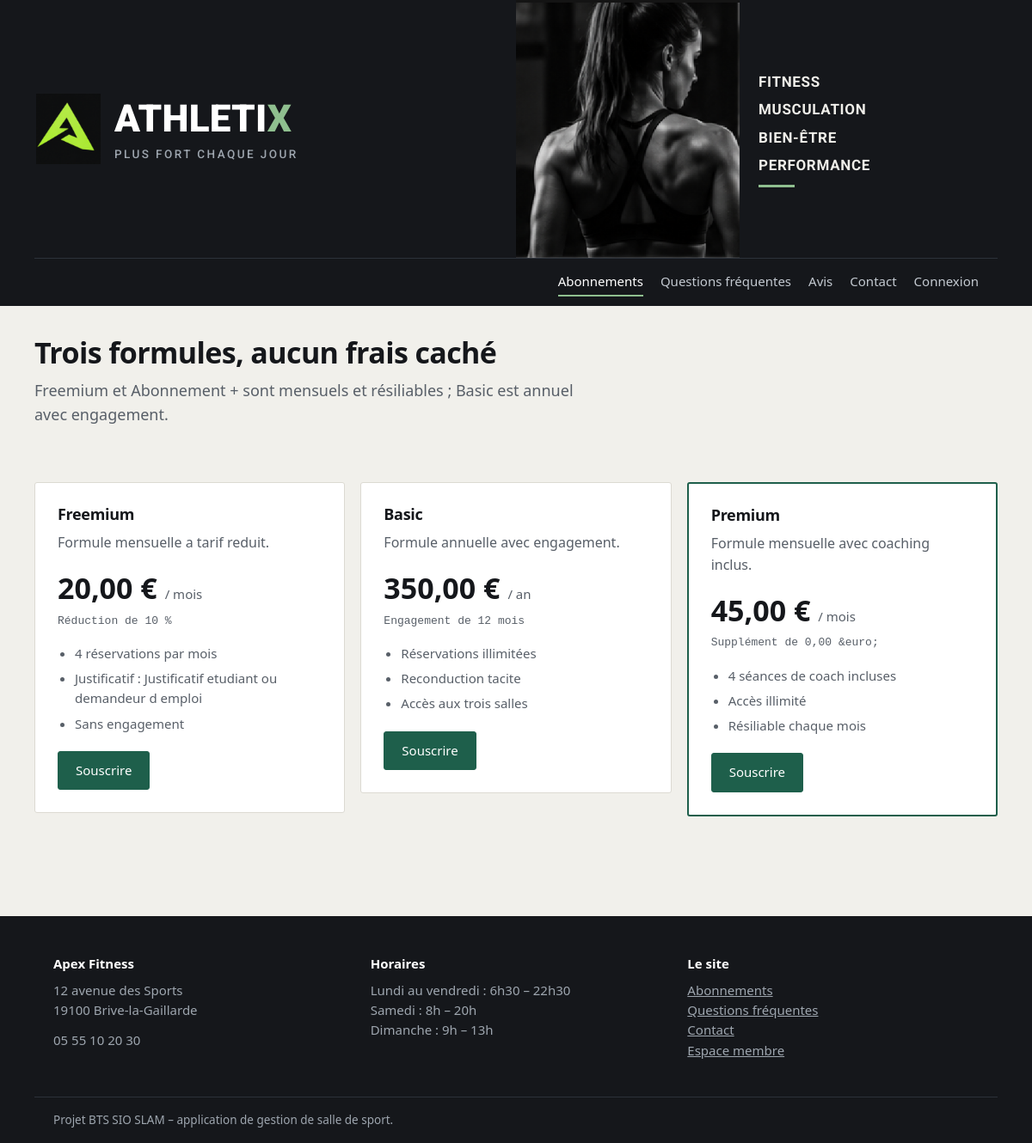
Page /index.php?route=abonnement/catalogue.php on the committed database.
### tables this page shows
CREATE TABLE abonnement (
  Numabo               INT AUTO_INCREMENT PRIMARY KEY,
  libelle_abo          VARCHAR(60) NOT NULL,
  description_abo      TEXT,
  date_mise_en_service DATE NOT NULL,
  actif_abo            BOOLEAN NOT NULL DEFAULT 1,
  Numoffre             INT NOT NULL,
  FOREIGN KEY (Numoffre) REFERENCES offre(Numoffre)
);

CREATE TABLE freemium (
  Numoffre                 INT PRIMARY KEY,
  prix_mensuel_reduit      DECIMAL(6,2) NOT NULL,
  taux_reduction           DECIMAL(5,2) NOT NULL,
  justificatif_requis      VARCHAR(120) NOT NULL,
  nb_reservations_max_mois INT NOT NULL,
  FOREIGN KEY (Numoffre) REFERENCES offre(Numoffre) ON DELETE CASCADE
);

CREATE TABLE basic (
  Numoffre              INT PRIMARY KEY,
  prix_annuel           DECIMAL(7,2) NOT NULL,
  duree_engagement_mois INT NOT NULL DEFAULT 12,
  reconduction_tacite   BOOLEAN NOT NULL DEFAULT 1,
  FOREIGN KEY (Numoffre) REFERENCES offre(Numoffre) ON DELETE CASCADE
);

CREATE TABLE abonnement_plus (
  Numoffre               INT PRIMARY KEY,
  prix_mensuel_plus      DECIMAL(6,2) NOT NULL,
  supplement_mensuel     DECIMAL(6,2) NOT NULL,
  seances_coach_incluses INT NOT NULL,
  acces_illimite         BOOLEAN NOT NULL DEFAULT 1,
  FOREIGN KEY (Numoffre) REFERENCES offre(Numoffre) ON DELETE CASCADE
);

### abonnement/catalogue.php (called while the page is built, shortened)
<?php
require_once __DIR__ . '/../config/function.php';
require_once __DIR__ . '/controller/AbonnementController.php';
$controller = new AbonnementController();
$offres = $controller->getAll();
$aboCourant = a_role('ADHERENT') ? $controller->get((int) utilisateur()['NumUsers']) : null;
$pageActive = 'abonnements';
require __DIR__ . '/view/catalogue.php';

### public/index.php (called while the page is built, shortened)
<?php
require_once __DIR__ . '/../config/function.php';
$requestPath = parse_url($_SERVER['REQUEST_URI'] ?? '/', PHP_URL_PATH);
$queryRoute = $_GET['route'] ?? null;
$requestPath = rawurldecode($requestPath);
$route = $queryRoute !== null ? rawurldecode($queryRoute) : trim($requestPath, '/');
$page = realpath(__DIR__ . '/' . $pages[$route]);
require $page;

### config/function.php (called while the page is built, shortened)
<?php
function db(): PDO
{
    static $pdo = null;
    if ($pdo === null) {
        $dsn = sprintf('mysql:host=%s;port=%d;dbname=%s;charset=utf8mb4', DB_HOST, DB_PORT, DB_NAME);
        try {
            $pdo = new PDO($dsn, DB_USER, DB_PASS, [
                PDO::ATTR_ERRMODE => PDO::ERRMODE_EXCEPTION,
                PDO::ATTR_DEFAULT_FETCH_MODE => PDO::FETCH_ASSOC,
                PDO::ATTR_EMULATE_PREPARES => false,
            ]);
        } catch (PDOException $exception) {
            http_response_code(500);
            exit('Connexion à la base impossible. Vérifiez config/config.php. Détail : ' . $exception->getMessage());
        }
    }
    return $pdo;
}
function e(?string $value): string
{
    return htmlspecialchars((string) $value, ENT_QUOTES | ENT_SUBSTITUTE, 'UTF-8');
}
function url(string $path): string
{
    $base = APP_BASE;
    if ($base === '') {
        $publicRoot = realpath(__DIR__ . '/../public');
        $webRoot = isset($_SERVER['DOCUMENT_ROOT']) ? realpath($_SERVER['DOCUMENT_ROOT']) : false;
        if ($publicRoot !== false && $webRoot !== false) {
            $webRoot = rtrim($webRoot, DIRECTORY_SEPARATOR);
        }
    }
    $base = rtrim($base, '/');
    $urlParts = parse_url($path);
    $route = ltrim($urlParts['path'] ?? '', '/');
    $query = [];
    if (isset($urlParts['query'])) {
        parse_str($urlParts['query'], $query);
    }
    if ($route === '') {
        return $base . '/';
    }
    if (str_starts_with($route, 'assets/')) {
        $assetUrl = $base . '/' . $route;
        return $assetUrl . (isset($urlParts['query']) ? '?' . $urlParts['query'] : '');
    }
    return $base . '/index.php?' . http_build_query(['route' => $route] + $query);
}
function euros(float|string|null $amount): string
{
    return number_format((float) $amount, 2, ',', ' ') . ' &euro;';
}
function connecte(): bool
{
    return isset($_SESSION['user']);
}
function a_role(string $role): bool
{
    return connecte() && in_array($role, $_SESSION['user']['roles'], true);
}

### abonnement/controller/AbonnementController.php (called while the page is built, shortened)
<?php
final class AbonnementController
{
    public function getAll(): array
    {
        return db()->query(
            'SELECT ab.*, o.type_offre AS type_abo,
                    f.prix_mensuel_reduit,
                    f.taux_reduction,
                    f.justificatif_requis,
                    f.nb_reservations_max_mois,
                    b.prix_annuel,
                    b.duree_engagement_mois,
                    b.reconduction_tacite,
                    p.prix_mensuel_plus,
                    p.supplement_mensuel,
                    p.seances_coach_incluses,
                    p.acces_illimite
             FROM abonnement ab
             INNER JOIN offre o ON o.Numoffre = ab.Numoffre
             LEFT JOIN freemium f ON f.Numoffre = ab.Numoffre
             LEFT JOIN basic b ON b.Numoffre = ab.Numoffre
             LEFT JOIN abonnement_plus p ON p.Numoffre = ab.Numoffre
             WHERE ab.actif_abo = 1 ORDER BY ab.Numabo'
        )->fetchAll();
    }
}

### abonnement/view/catalogue.php (the view)
<?php $offres = $offres ?? []; $aboCourant = $aboCourant ?? null; require __DIR__ . '/../../layout/header.php'; ?>
<div class="wrap page-head"><h1>Trois formules, aucun frais caché</h1><p class="lead">Freemium et Abonnement + sont mensuels et résiliables ; Basic est annuel avec engagement.</p></div>
<div class="wrap section"><div class="offres">
<?php foreach ($offres as $offre):
  $courant = $aboCourant !== null && $aboCourant === (int) $offre['Numabo'];
  if ($offre['type_abo'] === 'FREEMIUM') {
    $prix = euros($offre['prix_mensuel_reduit']) . ' <small>/ mois</small>';
    $detail = 'Réduction de ' . (int) $offre['taux_reduction'] . ' %';
    $points = [(int) $offre['nb_reservations_max_mois'] . ' réservations par mois', 'Justificatif : ' . $offre['justificatif_requis'], 'Sans engagement'];
  } elseif ($offre['type_abo'] === 'BASIC') {
    $prix = euros($offre['prix_annuel']) . ' <small>/ an</small>';
    $detail = 'Engagement de ' . (int) $offre['duree_engagement_mois'] . ' mois';
    $points = ['Réservations illimitées', $offre['reconduction_tacite'] ? 'Reconduction tacite' : 'Sans reconduction', 'Accès aux trois salles'];
  } else {
    $prix = euros($offre['prix_mensuel_plus']) . ' <small>/ mois</small>';
    $detail = 'Supplément de ' . euros($offre['supplement_mensuel']);
    $points = [(int) $offre['seances_coach_incluses'] . ' séances de coach incluses', $offre['acces_illimite'] ? 'Accès illimité' : 'Accès limité', 'Résiliable chaque mois'];
  }
?>
<article class="offre <?= $offre['type_abo'] === 'PLUS' ? 'vedette' : '' ?>"><h3><?= e($offre['libelle_abo']) ?></h3><p class="muted"><?= e($offre['description_abo']) ?></p><div class="prix"><?= $prix ?></div><p class="mono"><?= e($detail) ?></p><ul><?php foreach ($points as $point): ?><li><?= e($point) ?></li><?php endforeach; ?></ul>
<?php if ($courant): ?><span class="tag tag-ok">Votre formule actuelle</span><?php elseif (a_role('ADHERENT')): ?><a class="btn btn-ghost" href="<?= url('paiement/payer.php?switch=1') ?>">Changer de formule</a><?php else: ?><a class="btn btn-vert" href="<?= url('message_contact/index.php?sujet=' . urlencode('Inscription : ' . $offre['libelle_abo'])) ?>">Souscrire</a><?php endif; ?></article>
<?php endforeach; ?></div></div>
<?php require __DIR__ . '/../../layout/footer.php'; ?>

### layout/header.php (shortened to what this page needs)
<?php
require_once __DIR__ . '/../config/function.php';
$pageActive = $pageActive ?? '';
$pagesCss = [
	'accueil' => 'index.css',
	'abonnements' => 'abonnements.css',
	'avis' => 'avis.css',
	'contact' => 'contact.css',
	'faq' => 'faq.css',
	'login' => 'login.css',
	'crud' => 'table-crud.css',
];
?>
<!DOCTYPE html>
<html lang="fr">
<head>
<link rel="stylesheet" href="<?= url('assets/css/style.css') ?>">
<?php if (isset($pagesCss[$pageActive])): ?>
<link rel="stylesheet" href="<?= url('assets/css/pages/' . $pagesCss[$pageActive]) ?>">
<?php endif; ?>
</head>
<body class="page-<?= e($pageActive) ?>">
<header class="site-header">
<div class="header-banniere">
<div class="hb-titre">
<a class="logo" href="<?= url('accueil/index.php') ?>">
<img src="<?= url('assets/img/logo.png') ?>" alt="" class="logo-icon">
<span class="logo-texte">
<span class="logo-mot">ATHLETI<b>X</b></span>
<span class="logo-slogan">Plus fort chaque jour</span>
</span>
</a>
</div>
<div class="hb-photo" style="background-image:url('<?= url('assets/img/header.png') ?>')"></div>
<div class="hb-tags">
<ul class="hero-tags">
<li>Fitness</li>
<li>Musculation</li>
<li>Bien-être</li>
<li>Performance</li>
</ul>
</div>
</div>
<div class="wrap header-inner">
<nav class="menu" id="menu" aria-label="Navigation principale">
<a href="<?= url('abonnement/catalogue.php') ?>" <?= $pageActive === 'abonnements' ? 'aria-current="page"' : '' ?>>Abonnements</a>
<a href="<?= url('faq/public.php') ?>"         <?= $pageActive === 'faq' ? 'aria-current="page"' : '' ?>>Questions fréquentes</a>
<a href="<?= url('avis/public.php') ?>"         <?= $pageActive === 'avis' ? 'aria-current="page"' : '' ?>>Avis</a>
<a href="<?= url('message_contact/index.php') ?>"     <?= $pageActive === 'contact' ? 'aria-current="page"' : '' ?>>Contact</a>
<?php if (connecte()): ?>
<span class="menu-user"><?= e(utilisateur()['prenomUsers']) ?></span>
<a class="btn btn-sm" href="<?= url('utilisateur/deconnexion.php') ?>">Se déconnecter</a>
<?php else: ?>
<a href="<?= url('utilisateur/connexion.php') ?>" <?= $pageActive === 'login' ? 'aria-current="page"' : '' ?>>Connexion</a>
<?php endif; ?>
</nav>
</div>
</header>
<main id="contenu">

### layout/footer.php (shortened to what this page needs)
</main>
<footer class="site-footer">
  <div class="wrap footer-grid">
    <div>
      <p class="footer-titre">Apex Fitness</p>
      <p>12 avenue des Sports<br>19100 Brive-la-Gaillarde</p>
      <p>05 55 10 20 30</p>
    </div>
    <div>
      <p class="footer-titre">Horaires</p>
      <p>Lundi au vendredi : 6h30 &ndash; 22h30<br>
         Samedi : 8h &ndash; 20h<br>
         Dimanche : 9h &ndash; 13h</p>
    </div>
    <div>
      <p class="footer-titre">Le site</p>
      <p>
        <a href="<?= url('abonnement/catalogue.php') ?>">Abonnements</a><br>
        <a href="<?= url('faq/public.php') ?>">Questions fréquentes</a><br>
        <a href="<?= url('message_contact/index.php') ?>">Contact</a><br>
        <a href="<?= url('utilisateur/connexion.php') ?>">Espace membre</a>
      </p>
    </div>
  </div>
  <div class="wrap footer-bas">
    <p>Projet BTS SIO SLAM &ndash; application de gestion de salle de sport.</p>
  </div>
</footer>
</body>
</html>

### public/assets/css/style.css (style rules this page uses)
:root { --ink:#15171B; --ink-soft:#585F68; --canvas:#F1F0EB; --surface:#FFFFFF; --line:#DCDAD2; --green:#1E5F4B; --green-soft:#E1EDE8; --amber:#8E6410; --amber-soft:#F7EDD6; --rust:#9B3A2B; --rust-soft:#F5E0DC; --radius:3px; }
* { box-sizing:border-box }
html { scroll-behavior:smooth }
body { margin:0;background:var(--canvas);color:var(--ink); font-family:system-ui,-apple-system,"Segoe UI",Roboto,Helvetica,Arial,sans-serif; font-size:16px;line-height:1.55;font-variant-numeric:tabular-nums; }
img { max-width:100%;display:block }
a { color:var(--green) }
.wrap { max-width:1120px;margin:0 auto;padding:0 22px }
h1,h2,h3 { letter-spacing:-.018em;line-height:1.2;margin:0 0 10px }
h1 { font-size:34px }
h3 { font-size:18px }
p { margin:0 0 12px }
.lead { font-size:18px;color:var(--ink-soft);max-width:62ch }
.muted { color:var(--ink-soft) }
.mono { font-family:ui-monospace,SFMono-Regular,Menlo,monospace;font-size:13px;color:var(--ink-soft) }
.site-header { background:var(--ink);color:#EFEEE9 }
.logo { display:flex;align-items:center;gap:16px;color:#fff;text-decoration:none }
.logo-icon { height:52px;width:auto;display:block }
.logo-texte { display:flex;flex-direction:column;line-height:1.15 }
.logo-mot { font-family:'Roboto',system-ui,sans-serif;font-weight:900;font-size:26px; letter-spacing:.01em;text-transform:uppercase;color:#fff; }
.logo-mot b { color:#8FBF8F;font-weight:900 }
.logo-slogan { font-family:'Roboto',system-ui,sans-serif;font-weight:500;font-size:11.5px; letter-spacing:.16em;text-transform:uppercase;color:#9EA6AF;margin-top:3px; }
.header-banniere { display:flex;align-items:stretch;min-height:300px;background:var(--ink);overflow:hidden }
.hb-titre { flex:0 0 50%;display:flex;align-items:center;padding:0 0 0 42px }
.hb-titre .logo-icon { height:82px }
.hb-titre .logo-mot { font-size:44px;letter-spacing:.005em }
.hb-titre .logo-slogan { font-size:13.5px;letter-spacing:.18em;margin-top:8px }
.hb-photo { flex:0 0 260px;background-size:cover;background-position:center;background-repeat:no-repeat }
.hb-tags { flex:0 0 auto;display:flex;align-items:center;padding:0 30px 0 22px }
.hero-tags { list-style:none;margin:0;padding:0;text-align:left;color:#EFEEE9; font-family:'Roboto',system-ui,sans-serif; font-size:17px;font-weight:700;letter-spacing:.04em;text-transform:uppercase; }
.hero-tags li { margin-bottom:6px }
.hero-tags::after { content:"";display:block;width:42px;height:3px;background:#8FBF8F;margin:10px auto 0 0 }
.header-inner { display:flex;align-items:center;gap:20px;min-height:56px; position:sticky;top:0;z-index:30;background:var(--ink); border-top:1px solid #2C323A; }
.menu { margin-left:auto;display:flex;align-items:center;gap:20px }
.menu a { color:#C3C9D0;text-decoration:none;font-size:15px;padding:4px 0;border-bottom:2px solid transparent }
.menu a[aria-current="page"] { color:#fff;border-bottom-color:#8FBF8F }
.btn { display:inline-block;background:var(--ink);color:#fff;border:1px solid var(--ink); padding:10px 20px;border-radius:var(--radius);text-decoration:none;cursor:pointer; font:inherit;font-size:15px; }
.btn-vert { background:var(--green);border-color:var(--green) }
.section { padding:56px 0 }
.page-head { padding:34px 0 8px }
.page-head .lead { margin-bottom:0 }
.site-footer { background:var(--ink);color:#9EA6AF;margin-top:60px;padding:44px 0 0;font-size:15px }
.footer-grid { display:grid;grid-template-columns:repeat(auto-fit,minmax(220px,1fr));gap:30px;padding-bottom:30px }
.footer-titre { color:#fff;font-weight:600;margin-bottom:8px }
.site-footer a { color:#9EA6AF }
.footer-bas { border-top:1px solid #2C323A;padding:16px 22px;font-size:13.5px }
.footer-bas p { margin:0 }

### public/assets/css/pages/abonnements.css (style rules this page uses)
.page-abonnements .offres { display:grid;grid-template-columns:repeat(auto-fit,minmax(270px,1fr));gap:18px;align-items:start }
.page-abonnements .offre { background:var(--surface);border:1px solid var(--line);border-radius:var(--radius);padding:26px }
.page-abonnements .offre.vedette { border-color:var(--green);border-width:2px }
.page-abonnements .offre .prix { font-size:34px;font-weight:600;margin:14px 0 2px }
.page-abonnements .offre .prix small { font-size:15px;font-weight:400;color:var(--ink-soft) }
.page-abonnements .offre ul { margin:16px 0 20px;padding-left:20px;color:var(--ink-soft);font-size:15px }
.page-abonnements .offre li { margin-bottom:6px }

### rows in the picture
abonnement: libelle_abo "Freemium", description_abo "Formule mensuelle a tarif reduit.", freemium.prix_mensuel_reduit "20,00 €", freemium.taux_reduction "Réduction de 10 %", point "4 réservations par mois", point "Justificatif : Justificatif etudiant ou demandeur d emploi", point "Sans engagement"
abonnement: libelle_abo "Basic", description_abo "Formule annuelle avec engagement.", basic.prix_annuel "350,00 €", basic.duree_engagement_mois "Engagement de 12 mois", basic.reconduction_tacite "Réservations illimitées", basic.reconduction_tacite "Reconduction tacite", basic.reconduction_tacite "Accès aux trois salles"
abonnement: libelle_abo "Premium", description_abo "Formule mensuelle avec coaching inclus.", abonnement_plus.prix_mensuel_plus "45,00 €", abonnement_plus.supplement_mensuel "Supplément de 0,00 &euro;", point "4 séances de coach incluses", point "Accès illimité", point "Résiliable chaque mois"
